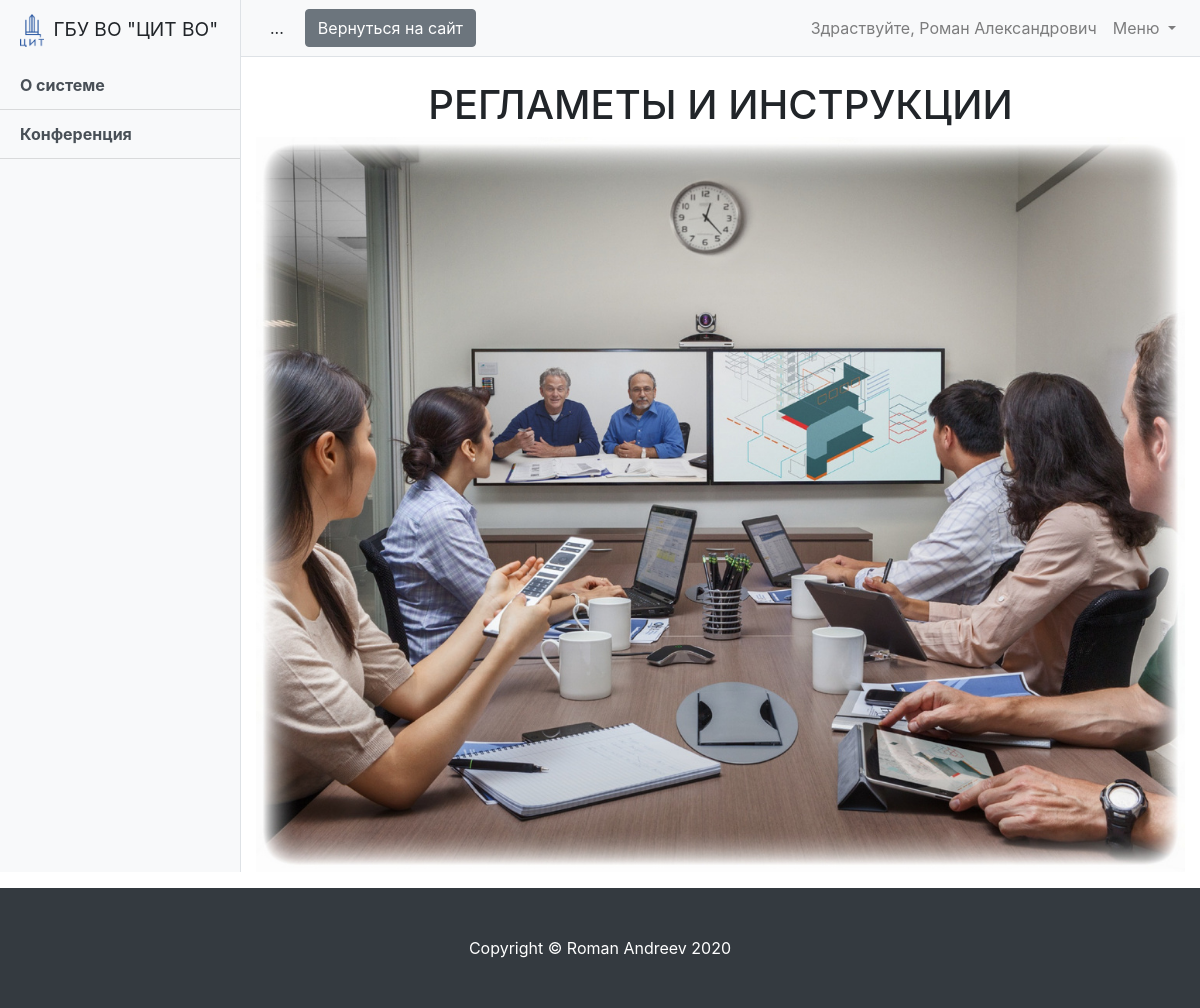
Page /help/ (signed in) on the committed database.
### help/models.py (models this page shows, shortened)
class Section(models.Model):
    serial_number = models.SmallIntegerField(verbose_name='Порядковый номер', unique=True)
    name = models.CharField(max_length=20)
    def get_page_list(self):
        return Page.objects.filter(section=self)
    class Meta:
        ordering = ['serial_number']
        verbose_name = 'Раздел'
        verbose_name_plural = 'Разделы'

### schedule/models.py (models this page shows, shortened)
class User(AbstractUser):
    is_operator = models.BooleanField(default=False, verbose_name='Опертор')
    is_assistant = models.BooleanField(default=False, verbose_name='Ассистент')
    organization = models.ForeignKey('Organization', verbose_name='Организация', on_delete=models.SET_NULL,
                                     null=True, blank=True)
    subscribe_mail = models.BooleanField(verbose_name='Подписка на почтовую рассылку', default=False)
    telegram = models.CharField(max_length=10, verbose_name='Телеграм чат-id', null=True, blank=True)
    subscribe_telegram = models.BooleanField(verbose_name='Подписка на рассылку в телеграм', default=False)
    phone = models.CharField(max_length=100, verbose_name='Телефон', null=True, blank=True)

### help/views.py (the view)
# urls.py: path('', HelpIndexView.as_view(), name='help_index_page'),
class HelpIndexView(LoginRequiredMixin, TemplateView):
    template_name = "help/help_page.html"
    def get_context_data(self, **kwargs):
        context = super().get_context_data(**kwargs)
        context['section_list'] = Section.objects.all()
        return context

### help/models.py (called while the page is built)
    def get_absolute_url(self):
        return reverse('help_page', kwargs={'slug': self.slug})

### help/templates/help/help_page.html (shortened to what this page needs)
{% extends "base.html" %}
{% load static %}
{% block bottom_nav %}
<a class="btn btn-secondary ml-2" href="{% url 'event_list' %}">Вернуться на сайт<span class="sr-only">(current)</span></a>
{% endblock bottom_nav %}
{% block sidebar_link %}
<div id="accordion">
  {% for section in section_list %}
  <div class="list-group list-group-flush">
    <div class="link list-group-item list-group-item-action bg-light bg-gradient"><b>{{ section.name }}</b></div>
  </div>
  {% endfor %}
</div>
{% endblock sidebar_link %}
{% block content %}
<div class="text-center">
  <h1 class="mt-4">РЕГЛАМЕТЫ И ИНСТРУКЦИИ</h1>
</div>
<img src="{% static 'vcs.jpg' %}" class="img-fluid" alt="...">
{% endblock content %}

### templates/base.html (shortened to what this page needs)
<!DOCTYPE html>
<html lang="en">
{% load static %}
<head>
    <link href="{% static 'vendor/bootstrap/css/bootstrap.min.css' %}" rel="stylesheet">
    <link href=" {% static 'css/simple-sidebar.css' %}" rel="stylesheet">
</head>
<body>
<div class="d-flex" id="wrapper">
    {% block sidebar %}
    <div class="bg-light border-right" id="sidebar-wrapper">
        <div class="sidebar-heading">
            <img src="{% static 'image.png' %}" width="24" class="img-fluid mr-1" alt="...">
            ГБУ ВО "ЦИТ ВО"
        </div>
        <div class="list-group list-group-flush">
            {% block sidebar_link %}{% endblock sidebar_link %}
        </div>
    </div>
    <div id="page-content-wrapper">
        <nav class="navbar navbar-expand-lg navbar-light bg-light border-bottom">
            <button class="btn btn-light" id="menu-toggle">...</button>
            {% block bottom_nav %}{% endblock bottom_nav %}
            {% endblock sidebar %}
            <div class="collapse navbar-collapse" id="navbarSupportedContent">
                <ul class="navbar-nav ml-auto mt-2 mt-lg-0">
                    <li class="nav-item">
                        {% if request.user.is_authenticated %}
                        <a class="nav-link" href="{% url 'settings' %}">Здраствуйте, {{ request.user.first_name }}</a>
                        {% endif %}
                    </li>
                    <li class="nav-item dropdown">
                        <a class="nav-link dropdown-toggle" href="#" id="navbarDropdown" role="button" data-toggle="dropdown" aria-haspopup="true" aria-expanded="false">
                            Меню
                        </a>
                    </li>
                </ul>
            </div>
        </nav>
        <div class="container-fluid">
            <div >
                {% block content %}
                {% endblock content %}
            </div>
        </div>
    </div>
</div>
<footer class="py-5 bg-dark mt-3">
  <div class="container">
    <p class="m-0 text-center text-white">Copyright &copy; Roman Andreev 2020</p>
  </div>
</footer>
</body>
</html>

### static_dev/css/simple-sidebar.css (style rules this page uses)
#wrapper { overflow-x: hidden; }
#sidebar-wrapper { min-height: 100vh; margin-left: -15rem; -webkit-transition: margin .25s ease-out; -moz-transition: margin .25s ease-out; -o-transition: margin .25s ease-out; transition: margin .25s ease-out; }
#sidebar-wrapper .sidebar-heading { padding: 0.875rem 1.25rem; font-size: 1.2rem; }
#sidebar-wrapper .list-group { width: 15rem; }
#page-content-wrapper { min-width: 100vw; }
@media (min-width: 768px) { #sidebar-wrapper { margin-left: 0; } }
@media (min-width: 768px) { #page-content-wrapper { min-width: 0; width: 100%; } }

### rows in the picture
Section: name "О системе"
Section: name "Конференция"
User: user.first_name "Роман Александрович"
